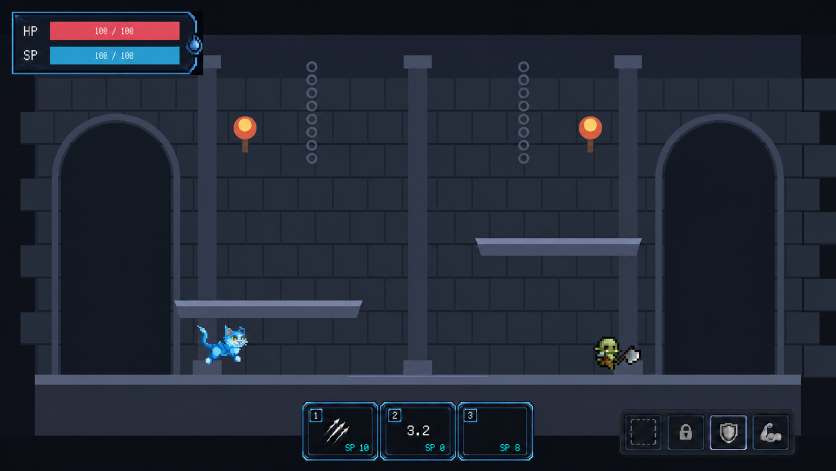
#> input picture docs/agent_tasks/evidence/task94/task94_imagegen_raw.png, 1672 x 941 px, given in place of 01_water_full_same_camera.png, which was not available (shown at 1/2 size)
$ python _rebuild_task94_user_selected_slots.py
#> lines starting #> are read from the running program, lines starting #| are printed output that depends on the picture; after the words box and inside, x2 and y2 are one past the last pixel; in counts of white or black regions, pixels touching at a corner belong together; pictures that were not available may be replaced by others from this repository, and a replacement may not be noted
from __future__ import annotations

from hashlib import sha256
from pathlib import Path

from PIL import Image, ImageChops, ImageDraw, ImageFont


ROOT = Path(__file__).resolve().parent
TARGET = ROOT.parent / "task91" / "screenshots" / "01_water_full_same_camera.png"
RAW = ROOT / "task94_imagegen_raw.png"
NORMALIZED = ROOT / "task94_imagegen_raw_normalized_1920x1080.png"
FINAL = ROOT / "task94_skill_hud_hierarchy_states_full_concept_1920x1080.png"
ACTIVE_CLOSEUP = ROOT / "task94_active_hud_closeup_4x_nearest.png"
PASSIVE_CLOSEUP = ROOT / "task94_passive_4x1_closeup_4x_nearest.png"
RULES = ROOT / "task94_state_rules_1920x1080.png"

ACTIVE_BOX = (690, 918, 1230, 1060)
PASSIVE_BOX = (1420, 934, 1835, 1050)
CLEANUP_BOX = (800, 864, 1120, 934)
ALLOWED_BOXES = (CLEANUP_BOX, ACTIVE_BOX, PASSIVE_BOX)


def rgba_hash(image: Image.Image) -> str:
    return sha256(image.convert("RGBA").tobytes()).hexdigest()


def masked_copy(image: Image.Image) -> Image.Image:
    result = image.convert("RGBA").copy()
    draw = ImageDraw.Draw(result)
    for x0, y0, x1, y1 in ALLOWED_BOXES:
        draw.rectangle((x0, y0, x1 - 1, y1 - 1), fill=(0, 0, 0, 0))
    return result


def font(size: int, bold: bool = False) -> ImageFont.FreeTypeFont:
    candidates = [
        Path(r"C:\Windows\Fonts\msyhbd.ttc" if bold else r"C:\Windows\Fonts\msyh.ttc"),
        Path(r"C:\Windows\Fonts\simhei.ttf"),
    ]
    for path in candidates:
        if path.exists():
            return ImageFont.truetype(str(path), size=size)
    return ImageFont.load_default()


target = Image.open(TARGET).convert("RGBA")
previous = Image.open(FINAL).convert("RGBA")
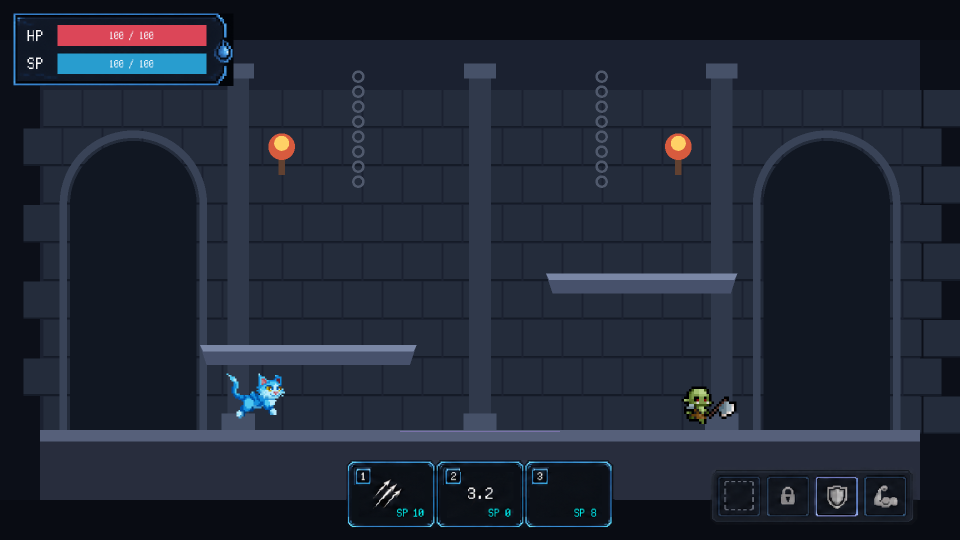
#> input picture docs/agent_tasks/evidence/task94/task94_skill_hud_hierarchy_states_full_concept_1920x1080.png, 1920 x 1080 px (shown at 1/2 size)
#> previous is the input picture: PIL image 1920x1080 RGBA; mean R, G, B, A 32.3, 38.9, 52.8, 255
raw = Image.open(RAW).convert("RGBA")
raw.resize((1920, 1080), Image.Resampling.NEAREST).save(NORMALIZED)
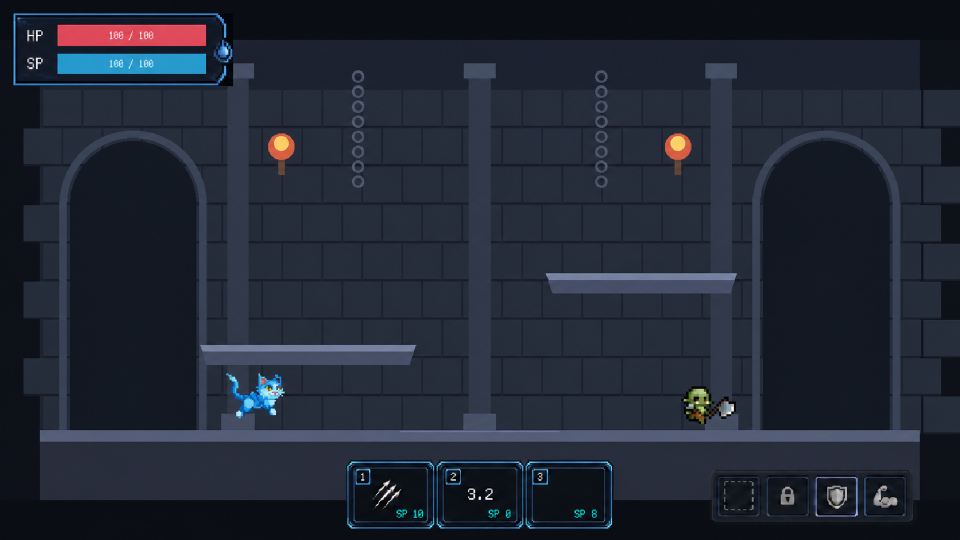
#> saved as task94_imagegen_raw_normalized_1920x1080.png: PIL image 1920x1080 RGBA (shown at 1/2 size); mean R, G, B, A 33.6, 39.7, 52.7, 255

final = target.copy()
final.paste(target.crop((1280, 864, 1600, 934)), CLEANUP_BOX[:2])

# Preserve the previously accepted passive 4x1 area pixel-for-pixel.
final.paste(previous.crop(PASSIVE_BOX), PASSIVE_BOX[:2])

# User-selected final combination: three independently closed stepped frames with
# clean content fields and no inset rectangle.
active_native = raw.crop((600, 800, 1072, 926))
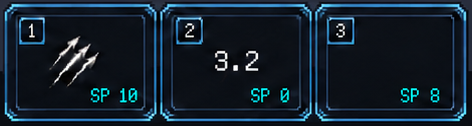
#> active_native: PIL image 472x126 RGBA; mean R, G, B, A 19.5, 33, 45.3, 255
active = active_native.resize((540, 142), Image.Resampling.NEAREST)
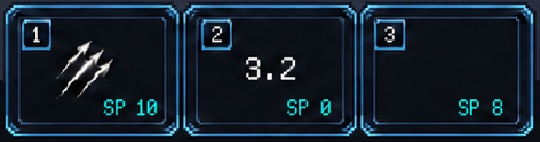
#> active: PIL image 540x142 RGBA; mean R, G, B, A 19.2, 32.3, 44.3, 255
active_mask = Image.new("L", active.size, 0)
#> active_mask: PIL image 540x142 L; every value is 0
ImageDraw.Draw(active_mask).polygon(
    [(2, 10), (10, 2), (530, 2), (538, 10), (538, 132), (530, 140), (10, 140), (2, 132)],
    fill=255,
)
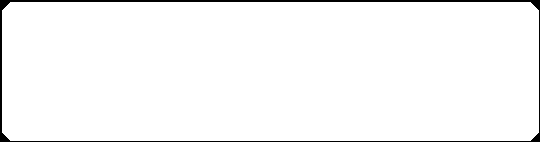
#> active_mask: PIL image 540x142 L; 97.2% white; 1 black region, box (x1, y1, x2, y2) and area: (0, 0, 540, 142) 2181
final.paste(active, ACTIVE_BOX[:2], active_mask)

# Remove the residual frame-within-frame lines that the generative edit left behind.
# Keep the independent outer frames and key tabs; touch only the inset rectangle bands.
active_draw = ImageDraw.Draw(final)
for inner_left, inner_right in ((708, 858), (885, 1035), (1063, 1212)):
#> (the run stopped early here; a loop or call above may not have finished)
